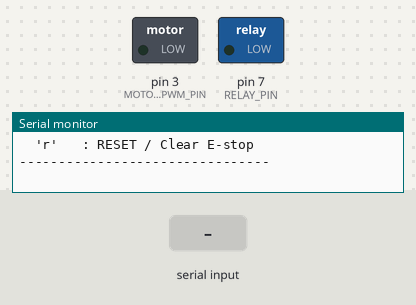
Simulated run of this sketch. Board: Arduino Uno, built with avr-gcc and run on an emulated ATmega328P. Parts: switched loads named in the sketch (green lamp = pin HIGH), the last lines printed to the serial monitor. Inputs (shaded band) come from the test bench.

Above: at 1.4 s.
1.5 s: "V" received over Serial
At 2.7 s:
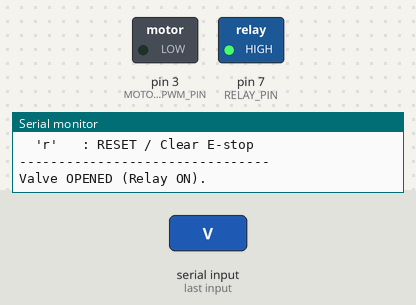
3.0 s: "90,45\n" received over Serial
At 4.1 s:
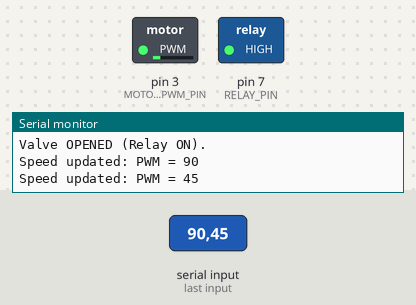
4.5 s: "c" received over Serial
At 5.1 s:
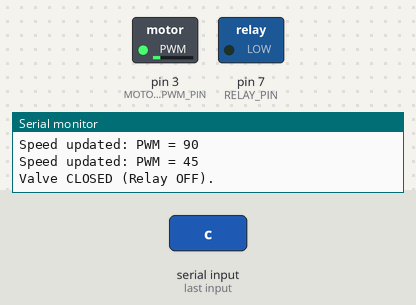
6.0 s: "r90\n" received over Serial
At 6.3 s:
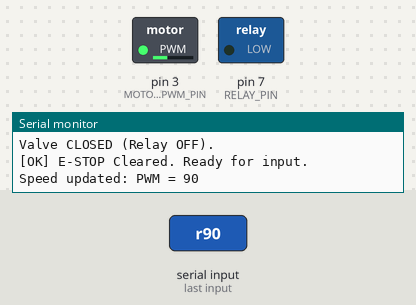
7.5 s: "30,150\n" received over Serial
At 8.7 s:
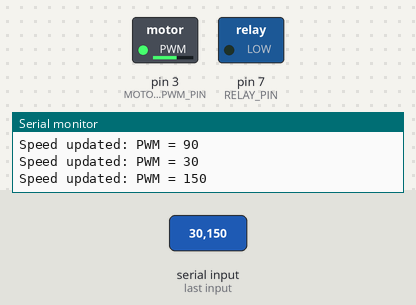
9.0 s: "200\n" received over Serial
At 9.8 s:
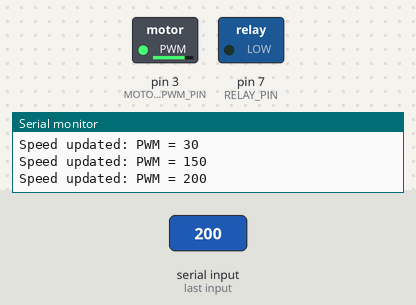
Timing chart, 0 to 11.5 s (numbered marks = the images above; inputs shaded):
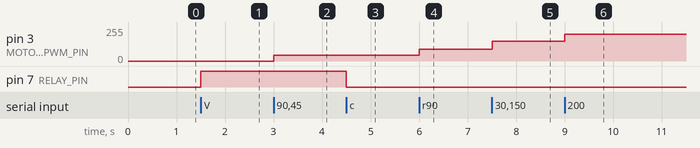

Measured:
- after the input at 1.5 s, pin 7 (RELAY_PIN): LOW → HIGH at once
- after the input at 3.0 s, pin 3 (MOTOR_PWM_PIN): 0/255 → 45/255 at once
- after the input at 4.5 s, pin 7 (RELAY_PIN): HIGH → LOW at once
- after the input at 6.0 s, pin 3 (MOTOR_PWM_PIN): 45/255 → 90/255 at once
- after the input at 7.5 s, pin 3 (MOTOR_PWM_PIN): 90/255 → 150/255 at once
- after the input at 9.0 s, pin 3 (MOTOR_PWM_PIN): 150/255 → 200/255 at once

The sketch:

code.ino
```cpp
#define MOTOR_PWM_PIN 3
#define RELAY_PIN     7


#define RELAY_ON  HIGH
#define RELAY_OFF LOW

bool emergencyStop = false;
int currentPwm = 0;

void setup() {
  pinMode(MOTOR_PWM_PIN, OUTPUT);
  pinMode(RELAY_PIN, OUTPUT);

  analogWrite(MOTOR_PWM_PIN, 0);
  digitalWrite(RELAY_PIN, RELAY_OFF);

  Serial.begin(9600);
  Serial.println("--- System Controller Ready ---");
  Serial.println("Commands:");
  Serial.println("  0-255 : Set motor speed");
  Serial.println("  'v'   : Open valve (Relay ON)");
  Serial.println("  'c'   : Close valve (Relay OFF)");
  Serial.println("  'e'   : Trigger EMERGENCY STOP (Cuts motor & valve)");
  Serial.println("  'r'   : RESET / Clear E-stop");
  Serial.println("--------------------------------");
}

void loop() {
  if (Serial.available() > 0) {
    char cmd = Serial.peek();


    if (cmd == 'e' || cmd == 'E') {
      Serial.read();
      emergencyStop = true;
      currentPwm = 0;


      analogWrite(MOTOR_PWM_PIN, 0);
      digitalWrite(RELAY_PIN, RELAY_OFF);

      Serial.println("\n[ALERT] E-STOP TRIGGERED! Motor stopped & Valve closed.");
    }

    else if (cmd == 'r' || cmd == 'R') {
      Serial.read();
      emergencyStop = false;
      Serial.println("\n[OK] E-STOP Cleared. Ready for input.");
    }

    else if (cmd == 'v' || cmd == 'V') {
      Serial.read();
      if (emergencyStop) {
        Serial.println("\n[BLOCKED] Cannot open valve - E-Stop is active!");
      } else {
        digitalWrite(RELAY_PIN, RELAY_ON);
        Serial.println("Valve OPENED (Relay ON).");
      }
    }


    else if (cmd == 'c' || cmd == 'C') {
      Serial.read();
      digitalWrite(RELAY_PIN, RELAY_OFF);
      Serial.println("Valve CLOSED (Relay OFF).");
    }

    else if (isDigit(cmd)) {
      int targetPwm = Serial.parseInt();

      if (emergencyStop) {
        Serial.println("\n[BLOCKED] Cannot set speed - E-Stop is active!");
      } else {
        currentPwm = constrain(targetPwm, 0, 255);
        analogWrite(MOTOR_PWM_PIN, currentPwm);
        Serial.print("Speed updated: PWM = ");
        Serial.println(currentPwm);
      }
    }

    else {
      Serial.read();
    }
  }
}
```
